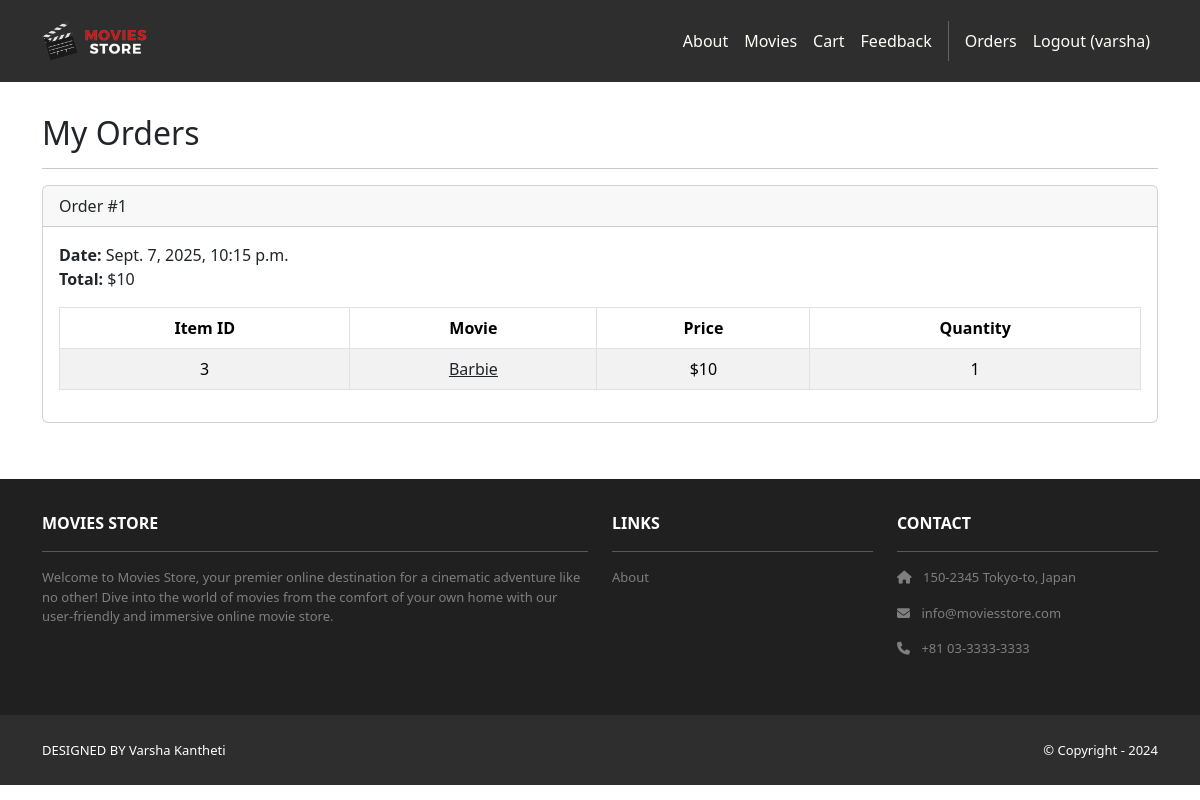
/accounts/orders/ (signed in), run on an earlier commit of the app's database.
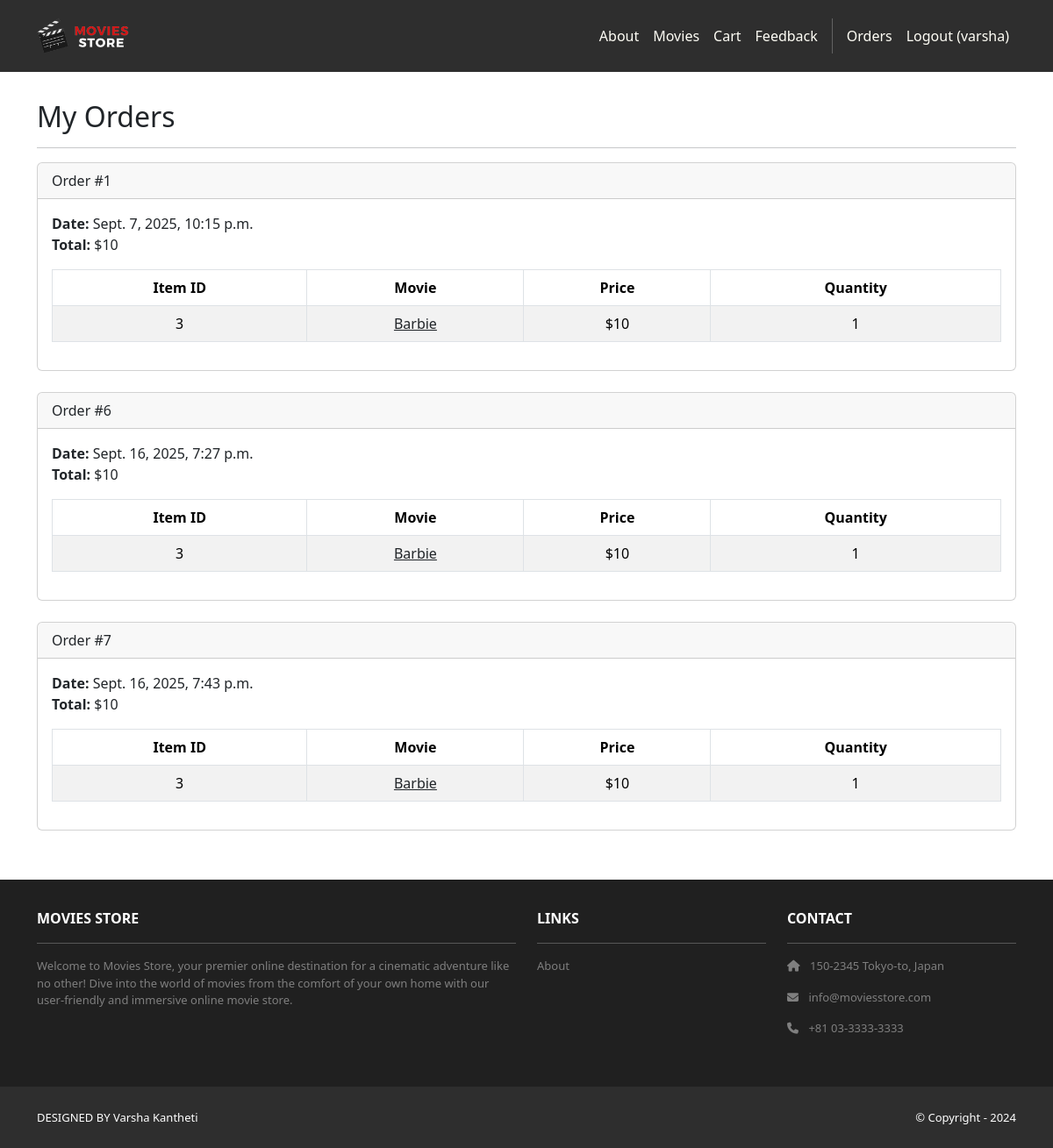
And on a later commit of the database.
### cart/models.py (models this page shows, shortened)
class Order(models.Model):
    id = models.AutoField(primary_key=True)
    total = models.IntegerField()
    date = models.DateTimeField(auto_now_add=True)
    user = models.ForeignKey(User,
        on_delete=models.CASCADE)

class Item(models.Model):
    id = models.AutoField(primary_key=True)
    price = models.IntegerField()
    quantity = models.IntegerField()
    order = models.ForeignKey(Order,
        on_delete=models.CASCADE)
    movie = models.ForeignKey(Movie,
        on_delete=models.CASCADE)

### movies/models.py (models this page shows, shortened)
class Movie(models.Model):
    id = models.AutoField(primary_key=True)
    name = models.CharField(max_length=255)
    price = models.IntegerField()
    description = models.TextField()
    image = models.ImageField(upload_to='movie_images/')

### accounts/views.py (the view)
# urls.py: path('orders/', views.orders, name='accounts.orders'),
@login_required
def orders(request):
    template_data = {}
    template_data['title'] = 'Orders'
    template_data['orders'] = request.user.order_set.all()
    return render(request, 'accounts/orders.html',
        {'template_data': template_data})

### accounts/templates/accounts/orders.html
{% extends 'base.html' %}
{% block content %}
<div class="p-3">
  <div class="container">
    <div class="row mt-3">
      <div class="col mx-auto mb-3">
        <h2>My Orders</h2>
        <hr />
        {% for order in template_data.orders %}
        <div class="card mb-4">
          <div class="card-header">
            Order #{{ order.id }}
          </div>
          <div class="card-body">
            <b>Date:</b> {{ order.date }}<br />
            <b>Total:</b> ${{ order.total }}<br />
            <table class="table table-bordered
              table-striped text-center mt-3">
              <thead>
                <tr>
                  <th scope="col">Item ID</th>
                  <th scope="col">Movie</th>
                  <th scope="col">Price</th>
                  <th scope="col">Quantity</th>
                </tr>
              </thead>
              <tbody>
                {% for item in order.item_set.all %}
                <tr>
                  <td>{{ item.movie.id }}</td>
                  <td>
                    <a class="link-dark"
                      href="{% url 'movies.show' id=item.movie.id %}">
                      {{ item.movie.name }}
                    </a>
                  </td>
                  <td>${{ item.movie.price }}</td>
                  <td>{{ item.quantity }}</td>
                </tr>
                {% endfor %}
              </tbody>
            </table>
          </div>
        </div>
        {% endfor %}
      </div>
    </div>
  </div>
</div>
{% endblock content %}

### moviesstore/templates/base.html (shortened to what this page needs)
<!DOCTYPE html>
<html>
  {% load static %}
  <head>
    <link href="https://cdn.jsdelivr.net/npm/bootstrap@5.3.3/dist/css/bootstrap.min.css" rel="stylesheet">
    <link rel="stylesheet" href="https://cdnjs.cloudflare.com/ajax/libs/font-awesome/6.1.1/css/all.min.css">
    <link rel="stylesheet" type="text/css" href="{% static 'css/style.css' %}">
  </head>
  <body>
    <nav class="p-3 navbar navbar-dark bg-dark navbar-expand-lg">
      <div class="container">
        <a class="navbar-brand" href="{% url 'home.index' %}">
          <img src="{% static 'img/logo.png' %}" alt="logo" height="40" />
        </a>
        <div class="collapse navbar-collapse" id="navbarNavAltMarkup">
          <div class="navbar-nav ms-auto navbar-ml">
            <a class="nav-link" href="{% url 'home.about' %}">About</a>
            <a class="nav-link" href="{% url 'movies.index' %}">Movies</a>
            <a class="nav-link" href="{% url 'cart.index' %}">Cart</a>
            <a class="nav-link" href="{% url 'cart.feedback_list' %}">Feedback</a>
            {% if user.is_authenticated %}
            <a class="nav-link" href="{% url 'accounts.orders' %}">Orders </a>
            <a class="nav-link" href="{% url 'accounts.logout' %}">Logout ({{ user.username }})</a>
            {% else %}
            <a class="nav-link" href="{% url 'accounts.login' %}">Login</a>
            <a class="nav-link" href="{% url 'accounts.signup' %}">Sign Up</a>
            {% endif %}
          </div>
        </div>
      </div>
    </nav>
    <div>
      {% block content %}
      {% endblock content %}
    </div>
    <section class="p-3 ms-footer d-none d-md-block">
      <div class="container">
        <div class="row mt-3 text-white">
          <div class="col-md-6 col-lg-6 col-xl-6 mx-auto mb-4">
            <b>MOVIES STORE</b>
            <hr />
            <p>Welcome to Movies Store, your premier online destination for a cinematic
              adventure like no other! Dive into the world of movies from the comfort of your own home with our user-friendly
              and immersive online movie store.</p>
          </div>
          <div class="col-md-3 col-lg-3 col-xl-3 mx-auto mb-4">
            <b>LINKS</b>
            <hr />
            <p><a class="nav-link" href="{% url 'home.about' %}">About</a></p>
          </div>
          <div class="col-md-3 col-lg-3 col-xl-3 mx-auto mb-4">
            <b>CONTACT</b>
            <hr />
            <p><i class="fas fa-home me-2"></i> 150-2345 Tokyo-to, Japan</p>
            <p><i class="fas fa-envelope me-2"></i> info@moviesstore.com</p>
            <p><i class="fas fa-phone me-2"></i> +81 03-3333-3333</p>
          </div>
        </div>
      </div>
    </section>
    <section class="p-3 ms-footer-bottom bg-dark">
      <div class="container d-flex justify-content-between">
        <div class="me-5 text-white">
          <span>DESIGNED BY Varsha Kantheti
          </span>
        </div>
        <div class="text-white">
          <span>© Copyright - 2024</span>
        </div>
      </div>
    </section>
  </body>
</html>

### moviesstore/static/css/style.css (style rules this page uses)
.navbar a.nav-link { color: #FFFEF6 !important; }
.bg-dark { background-color: #2E2E2E !important; }
.ms-footer { background-color: #202020; }
.ms-footer p { color: #7F7F7F; font-size: 13px; }
.ms-footer-bottom span { font-size: 13px; line-height: 38px; }

What changed in the data, as far as the page shows it:
added Order: id "6", date "Sept. 16, 2025, 7:27 p.m.", total "10"
added Item: movie.id "3", movie.name "Barbie", movie.price "10", quantity "1", shown under "6"
added Order: id "7", date "Sept. 16, 2025, 7:43 p.m.", total "10"
added Item: movie.id "3", movie.name "Barbie", movie.price "10", quantity "1", shown under "7"
